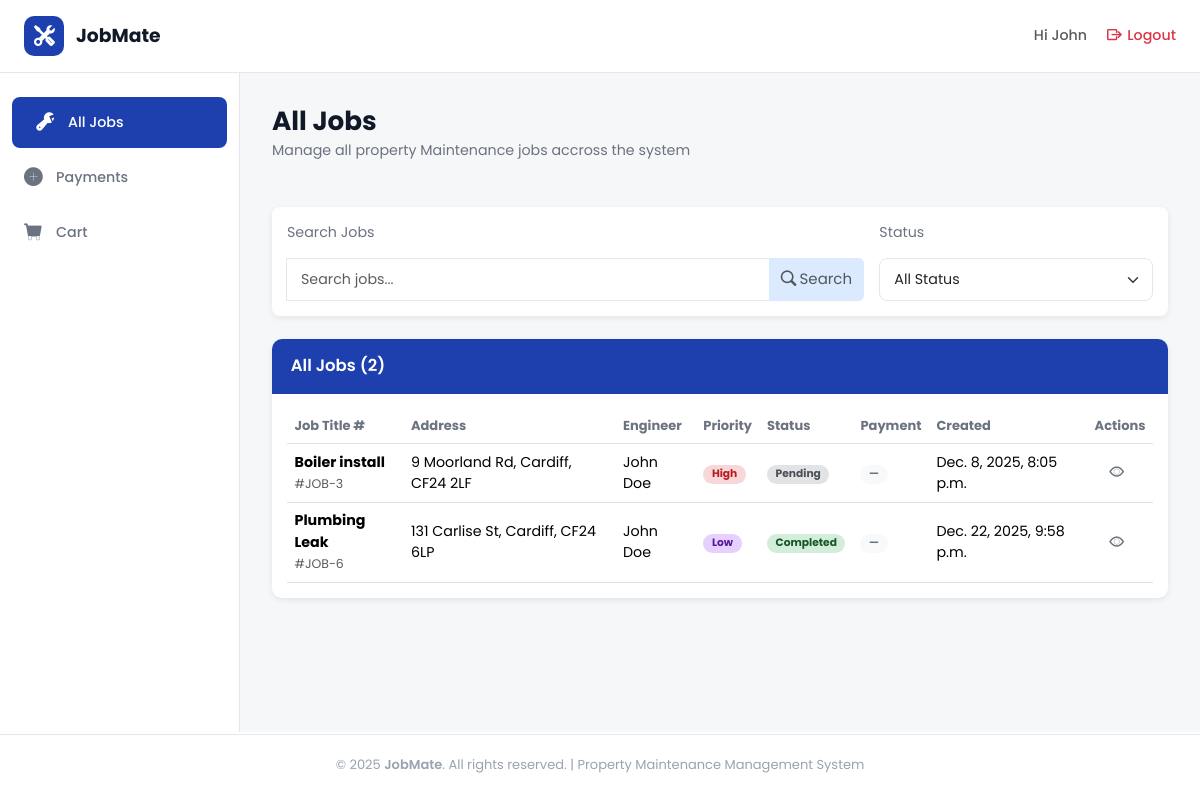
The app's page /jobs/all_jobs/ (signed in), older data.
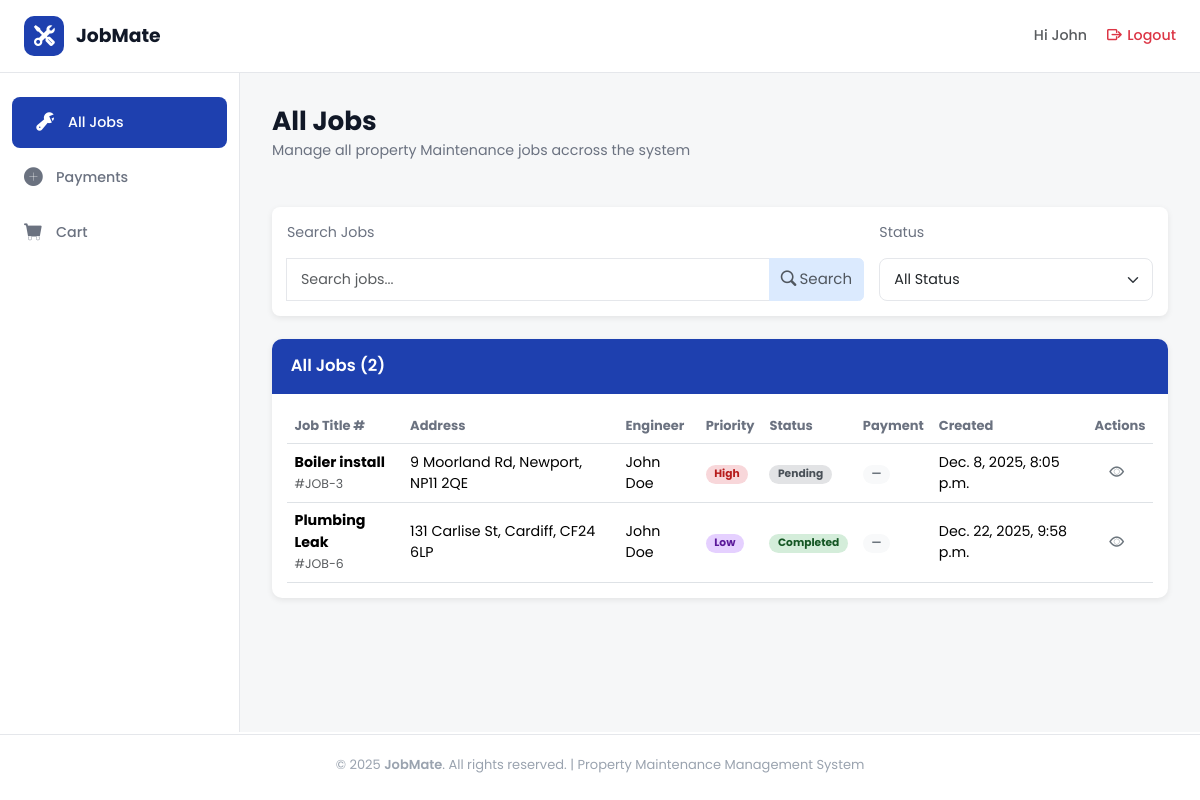
The same page, newer data.
### jobs/models.py (models this page shows, shortened)
class Job(models.Model):
    PRIORITY_CHOICES = [
        ('high', 'High'),
        ('medium', 'Medium'),
        ('low', 'Low'),
    ]
    CATEGORY_CHOICES = [
        ('plumbing', 'Plumbing'),
        ('heating', 'Heating'),
        ('electrical', 'Electrical'),
    ]
    STATUS_CHOICES = [
        ("pending", "Pending"),
        ("in_progress", "In Progress"),
        ("completed", "Completed"),
        ("cancelled", "Cancelled"),
    ]
    job_title = models.CharField(max_length=100)
    property_owner = models.CharField(max_length=100)
    address = models.CharField(max_length=200)
    city = models.CharField(max_length=100)
    post_code = models.CharField(max_length=20)
    tenant_name = models.CharField(
        max_length=100,
        null=True,
        blank=True
    )
    tenant_phone = models.CharField(
        max_length=20,
        null=True,
        blank=True
    )
    tenant_email = models.EmailField(
        max_length=254,
        null=True,
        blank=True
    )
    priority = models.CharField(
        max_length=20,
        choices=PRIORITY_CHOICES,
        default='medium'
    )
    category = models.CharField(
        max_length=20,
        choices=CATEGORY_CHOICES
    )
    status = models.CharField(
        max_length=20,
        choices=STATUS_CHOICES,
        default="pending"
    )
    description = models.TextField()
    created_at = models.DateTimeField(auto_now_add=True)
    updated_at = models.DateTimeField(auto_now=True)
    due_date = models.DateField()
    estimated_hours = models.DecimalField(
        max_digits=4,
        decimal_places=1,
        null=True,
        blank=True
    )
    job_cost = models.DecimalField(
        max_digits=10,
        decimal_places=2,
        null=True,
        blank=True
    )
    assigned_engineer = models.ForeignKey(
        User,
        on_delete=models.SET_NULL,
        null=True,
        blank=True,
        related_name="assigned_jobs"
    )

### jobs/views.py (the view)
# urls.py: path('all_jobs/', views.all_jobs, name='all_jobs'),
@login_required
def all_jobs(request):
    user = request.user
    search_query = request.GET.get("search_term")
    status_filter = request.GET.get("status_filter")
    if user.profile.role == "Engineer":
        job_list = Job.objects.filter(assigned_engineer=user)
    else:
        job_list = Job.objects.all()
    if search_query:
        job_list = job_list.filter(
            Q(job_title__icontains=search_query) |
            Q(address__icontains=search_query) |
            Q(city__icontains=search_query) |
            Q(post_code__icontains=search_query))
    if status_filter:
        job_list = job_list.filter(status=status_filter)
    return render(request, 'all_jobs.html', {"job_list": job_list})

### jobs/templates/all_jobs.html (shortened to what this page needs)
{% extends "dashboard_base.html" %}
{% load static %}
{% block content %}
<div class="heading-section d-flex flex-column justify-content-between flex-md-row">
  <div class="row">
    <h1 class="section-title">All Jobs</h1>
    <p class="section-subtitle">
      Manage all property Maintenance jobs accross the system
    </p>
  </div>
</div>
<div class="filter-container d-flex flex-grow-1 flex-column justify-content-between flex-md-row gap-3 mb-4 ">
  <div class="search-col col-8">
    <p class="section-subtitle">Search Jobs</p>
    <form class="input-group" method="GET">
      <input type="text" name="search_term" class="form-control" placeholder="Search jobs..." />
      <button type="submit" class="btn btn-secondary text-muted">
        <i class="bi bi-search me-1"></i>Search
      </button>
    </form>
  </div>
<form class="col" method="GET">
    <p class="section-subtitle">Status</p>
    <select class="form-select" name="status_filter" onchange="this.form.submit()">
        <option value="">All Status</option>
    </select>
</form>
</div>
  <div>
    <div class="table-container">
      <div class="table-header">All Jobs ({{ job_list.count }})</div>
      <div class="table-responsive p-3">
        <table class="table align-middle mb-0">
          <thead class="table-head">
            <tr>
              <th>Job Title #</th>
              <th>Address</th>
              <th>Engineer</th>
              <th>Priority</th>
              <th>Status</th>
              <th>Payment</th>
              <th>Created</th>
              <th>Actions</th>
            </tr>
          </thead>
          <tbody>
            {% for job in job_list %}
            <tr class="test">
              <td data-label="Job Title">
                <strong>{{ job.job_title}}</strong><br /><small class="text-muted">#JOB-{{ job.id }}</small>
              </td>
              <td data-label="Address">{{ job.address }}, {{ job.city }}, {{ job.post_code }}</td>
              <td data-label="Engineer">{{ job.assigned_engineer.first_name }} {{ job.assigned_engineer.last_name }}
              </td>
              <td data-label="Priority">
                <span class="badge badge-rounded
                {% if job.priority == 'high' %} badge-high
                {% elif job.priority == 'medium' %}badge-medium
                {% elif job.priority == 'low' %}badge-low
                {% endif %}">
                  {{ job.get_priority_display }}
                </span>
              </td>
              <td data-label="Status">
                <span class="badge badge-rounded
                {% if job.status == 'pending' %}badge-pending
                {% elif job.status == 'in_progress' %}badge-progress
                {% elif job.status == 'completed' %}badge-completed
                {% elif job.status == 'cancelled' %}bg-danger
                {% endif %} ">
                  {{ job.get_status_display }}
                </span>
              </td>
              <td data-label="Payment">
                <span class="badge badge-rounded bg-light text-secondary">—</span>
              </td>
              <td data-label="Created">{{ job.created_at}}</td>
              <td data-label="Actions">
                <div class="d-flex flex-row justify-content-around">
                  <a href="{% url 'jobs:job_detail' job_id=job.id%}" class="text-secondary me-2"><i class="bi bi-eye"></i></a>
                </div>
              </td>
            </tr>
            {% empty %}
            <tr>
              <td colspan="8" class="text-danger">No jobs found!</td>
            </tr>
            {% endfor %}
          </tbody>
        </table>
      </div>
    </div>
  </div>
  {% endblock %}

Row changes from the older to the newer data that the page shows:
changed Job "Boiler install": city "Cardiff" → "Newport"; post_code "CF24 2LF" → "NP11 2QE"
